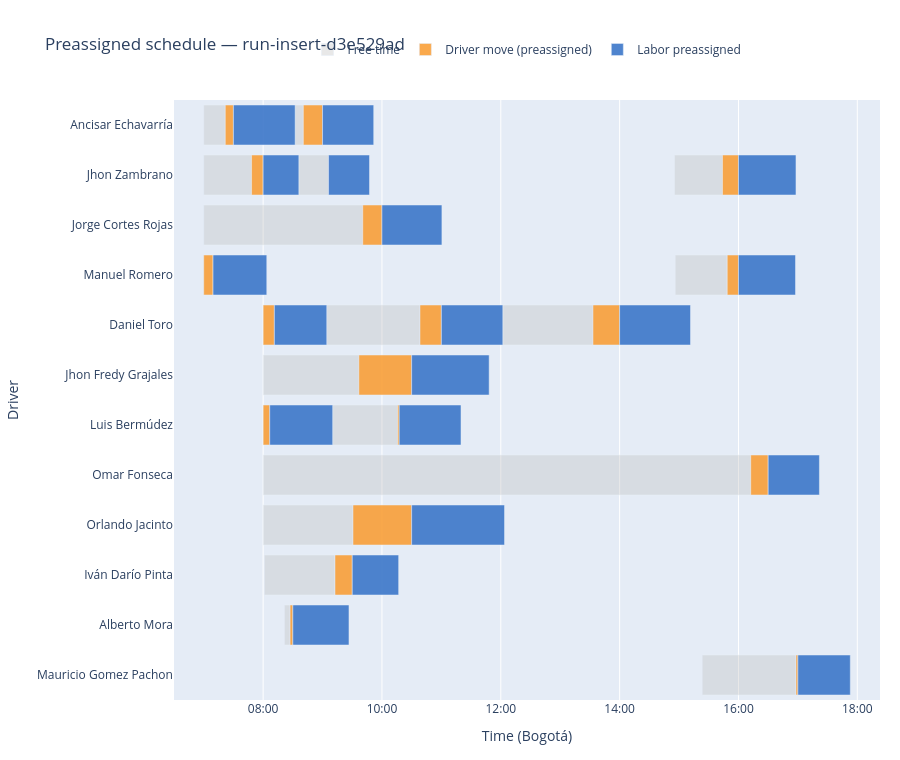

Notebook code cell kept with this figure:
### Code cell
# ── Gantt 1: preassigned schedule only ───────────────────────────────────────
_moves_pre = moves[moves["origin"] == "preassigned"]
build_insert_gantt(_moves_pre, label=f"Preassigned schedule — {RESULTS_DIR.name}").show()

### Figure 1 — Plotly figure (JSON) as saved in the notebook; plotly's stock layout.template omitted (floating-point values rounded to 4 significant figures)
{"data": [{"base": ["2026-02-18T07:00:00", "2026-02-18T07:00:00", "2026-02-18T08:21:27.291675", "2026-02-18T08:32:20.299814", "2026-02-18T08:01:12.275554", "2026-02-18T08:36:04.359880", "2026-02-18T07:00:00", "2026-02-18T08:00:00", "2026-02-18T08:00:00", "2026-02-18T09:04:15.719460", "2026-02-18T09:10:14.355979", "2026-02-18T12:02:02.214605", "2026-02-18T14:55:24.523608", "2026-02-18T14:56:07.334379", "2026-02-18T08:00:00", "2026-02-18T15:23:21.881054"], "hoverinfo": "text", "hovertext": ["<b>Free time</b><br>Driver: Ancisar Echavarría<br>Labor: 513298<br>Service: 409227<br>Start: 07:00<br>End:   07:21<br>Duration: 21.8 min", "<b>Free time</b><br>Driver: Jhon Zambrano<br>Labor: 513162<br>Service: 409099<br>Start: 07:00<br>End:   07:48<br>Duration: 48.3 min", "<b>Free time</b><br>Driver: Alberto Mora<br>Labor: 513445<br>Service: 409369<br>Start: 08:21<br>End:   08:27<br>Duration: 5.8 min", "<b>Free time</b><br>Driver: Ancisar Echavarría<br>Labor: 513933<br>Service: 409834<br>Start: 08:32<br>End:   08:40<br>Duration: 8.3 min", "<b>Free time</b><br>Driver: Iván Darío Pinta<br>Labor: 512891<br>Service: 408842<br>Start: 08:01<br>End:   09:12<br>Duration: 71.4 min", "<b>Free time</b><br>Driver: Jhon Zambrano<br>Labor: 513164<br>Service: 409099<br>Start: 08:36<br>End:   09:06<br>Duration: 30.0 min", "<b>Free time</b><br>Driver: Jorge Cortes Rojas<br>Labor: 514272<br>Service: 410153<br>Start: 07:00<br>End:   09:40<br>Duration: 160.6 min", "<b>Free time</b><br>Driver: Jhon Fredy Grajales<br>Labor: 513985<br>Service: 409882<br>Start: 08:00<br>End:   09:36<br>Duration: 96.7 min", "<b>Free time</b><br>Driver: Orlando Jacinto<br>Labor: 514235<br>Service: 410116<br>Start: 08:00<br>End:   09:30<br>Duration: 90.7 min", "<b>Free time</b><br>Driver: Daniel Toro<br>Labor: 514116<br>Service: 410003<br>Start: 09:04<br>End:   10:38<br>Duration: 94.1 min", "<b>Free time</b><br>Driver: Luis Bermúdez<br>Labor: 513178<br>Service: 409099<br>Start: 09:10<br>End:   10:15<br>Duration: 65.6 min", "<b>Free time</b><br>Driver: Daniel Toro<br>Labor: 513814<br>Service: 409723<br>Start: 12:02<br>End:   13:33<br>Duration: 91.0 min", "<b>Free time</b><br>Driver: Jhon Zambrano<br>Labor: 514217<br>Service: 410098<br>Start: 14:55<br>End:   15:43<br>Duration: 48.4 min", "<b>Free time</b><br>Driver: Manuel Romero<br>Labor: 514123<br>Service: 410010<br>Start: 14:56<br>End:   15:48<br>Duration: 52.5 min", "<b>Free time</b><br>Driver: Omar Fonseca<br>Labor: 513523<br>Service: 409443<br>Start: 08:00<br>End:   16:12<br>Duration: 492.4 min", "<b>Free time</b><br>Driver: Mauricio Gomez Pachon<br>Labor: 513364<br>Service: 409292<br>Start: 15:23<br>End:   16:58<br>Duration: 94.7 min"], "legendgroup": "FREE_TIME", "marker": {"color": "rgba(190, 190, 190, 0.35)"}, "name": "Free time", "orientation": "h", "showlegend": true, "type": "bar", "x": [1307000.0, 2900000.0, 345500.0, 496300.0, 4281000.0, 1800000, 9636000.0, 5801000.0, 5445000.0, 5647000.0, 3935000.0, 5462000.0, 2907000.0, 3151000.0, 29540000.0, 5683000.0], "y": ["Ancisar Echavarría", "Jhon Zambrano", "Alberto Mora", "Ancisar Echavarría", "Iván Darío Pinta", "Jhon Zambrano", "Jorge Cortes Rojas", "Jhon Fredy Grajales", "Orlando Jacinto", "Daniel Toro", "Luis Bermúdez", "Daniel Toro", "Jhon Zambrano", "Manuel Romero", "Omar Fonseca", "Mauricio Gomez Pachon"]}, {"base": ["2026-02-18T07:00:00", "2026-02-18T07:21:46.784586", "2026-02-18T08:00:00", "2026-02-18T07:48:19.917985", "2026-02-18T08:00:00", "2026-02-18T08:27:12.793366", "2026-02-18T08:40:36.641108", "2026-02-18T09:12:33.727067", "2026-02-18T09:40:36.034189", "2026-02-18T09:36:40.917687", "2026-02-18T09:30:44.823761", "2026-02-18T10:38:22.928494", "2026-02-18T10:15:49.109986", "2026-02-18T13:33:04.186323", "2026-02-18T15:43:51.129056", "2026-02-18T15:48:37.949801", "2026-02-18T16:12:22.735068", "2026-02-18T16:58:04.997335"], "hoverinfo": "text", "hovertext": ["<b>Driver move (preassigned)</b><br>Driver: Manuel Romero<br>Labor: 513318<br>Service: 409246<br>Start: 07:00<br>End:   07:09<br>Duration: 9.4 min<br>Distance: 3.13 km", "<b>Driver move (preassigned)</b><br>Driver: Ancisar Echavarría<br>Labor: 513298<br>Service: 409227<br>Start: 07:21<br>End:   07:30<br>Duration: 8.2 min<br>Distance: 2.74 km", "<b>Driver move (preassigned)</b><br>Driver: Daniel Toro<br>Labor: 513357<br>Service: 409285<br>Start: 08:00<br>End:   08:11<br>Duration: 11.4 min<br>Distance: 3.78 km", "<b>Driver move (preassigned)</b><br>Driver: Jhon Zambrano<br>Labor: 513162<br>Service: 409099<br>Start: 07:48<br>End:   08:00<br>Duration: 11.7 min<br>Distance: 3.89 km", "<b>Driver move (preassigned)</b><br>Driver: Luis Bermúdez<br>Labor: 513871<br>Service: 409778<br>Start: 08:00<br>End:   08:06<br>Duration: 6.7 min<br>Distance: 2.23 km", "<b>Driver move (preassigned)</b><br>Driver: Alberto Mora<br>Labor: 513445<br>Service: 409369<br>Start: 08:27<br>End:   08:30<br>Duration: 2.8 min<br>Distance: 0.93 km", "<b>Driver move (preassigned)</b><br>Driver: Ancisar Echavarría<br>Labor: 513933<br>Service: 409834<br>Start: 08:40<br>End:   09:00<br>Duration: 19.4 min<br>Distance: 6.46 km", "<b>Driver move (preassigned)</b><br>Driver: Iván Darío Pinta<br>Labor: 512891<br>Service: 408842<br>Start: 09:12<br>End:   09:30<br>Duration: 17.4 min<br>Distance: 5.81 km", "<b>Driver move (preassigned)</b><br>Driver: Jorge Cortes Rojas<br>Labor: 514272<br>Service: 410153<br>Start: 09:40<br>End:   10:00<br>Duration: 19.4 min<br>Distance: 6.47 km", "<b>Driver move (preassigned)</b><br>Driver: Jhon Fredy Grajales<br>Labor: 513985<br>Service: 409882<br>Start: 09:36<br>End:   10:30<br>Duration: 53.3 min<br>Distance: 17.77 km", "<b>Driver move (preassigned)</b><br>Driver: Orlando Jacinto<br>Labor: 514235<br>Service: 410116<br>Start: 09:30<br>End:   10:30<br>Duration: 59.3 min<br>Distance: 19.75 km", "<b>Driver move (preassigned)</b><br>Driver: Daniel Toro<br>Labor: 514116<br>Service: 410003<br>Start: 10:38<br>End:   11:00<br>Duration: 21.6 min<br>Distance: 7.21 km", "<b>Driver move (preassigned)</b><br>Driver: Luis Bermúdez<br>Labor: 513178<br>Service: 409099<br>Start: 10:15<br>End:   10:17<br>Duration: 1.6 min<br>Distance: 0.53 km", "<b>Driver move (preassigned)</b><br>Driver: Daniel Toro<br>Labor: 513814<br>Service: 409723<br>Start: 13:33<br>End:   14:00<br>Duration: 26.9 min<br>Distance: 8.98 km", "<b>Driver move (preassigned)</b><br>Driver: Jhon Zambrano<br>Labor: 514217<br>Service: 410098<br>Start: 15:43<br>End:   16:00<br>Duration: 16.1 min<br>Distance: 5.38 km", "<b>Driver move (preassigned)</b><br>Driver: Manuel Romero<br>Labor: 514123<br>Service: 410010<br>Start: 15:48<br>End:   16:00<br>Duration: 11.4 min<br>Distance: 3.79 km", "<b>Driver move (preassigned)</b><br>Driver: Omar Fonseca<br>Labor: 513523<br>Service: 409443<br>Start: 16:12<br>End:   16:30<br>Duration: 17.6 min<br>Distance: 5.87 km", "<b>Driver move (preassigned)</b><br>Driver: Mauricio Gomez Pachon<br>Labor: 513364<br>Service: 409292<br>Start: 16:58<br>End:   17:00<br>Duration: 1.9 min<br>Distance: 0.64 km"], "legendgroup": "preassigned_move", "marker": {"color": "rgba(250, 155,  45, 0.85)"}, "name": "Driver move (preassigned)", "orientation": "h", "showlegend": true, "type": "bar", "x": [563900.0, 493200.0, 681100.0, 700100.0, 401500.0, 167200.0, 1163000.0, 1046000.0, 1164000.0, 3199000.0, 3555000.0, 1297000.0, 96190.0, 1616000.0, 968900.0, 682100.0, 1057000.0, 115000.0], "y": ["Manuel Romero", "Ancisar Echavarría", "Daniel Toro", "Jhon Zambrano", "Luis Bermúdez", "Alberto Mora", "Ancisar Echavarría", "Iván Darío Pinta", "Jorge Cortes Rojas", "Jhon Fredy Grajales", "Orlando Jacinto", "Daniel Toro", "Luis Bermúdez", "Daniel Toro", "Jhon Zambrano", "Manuel Romero", "Omar Fonseca", "Mauricio Gomez Pachon"]}, {"base": ["2026-02-18T07:09:23.924691", "2026-02-18T07:30:00", "2026-02-18T08:11:21.050463", "2026-02-18T08:00:00", "2026-02-18T08:06:41.512807", "2026-02-18T08:30:00", "2026-02-18T09:00:00", "2026-02-18T09:30:00", "2026-02-18T09:06:04.359880", "2026-02-18T10:00:00", "2026-02-18T10:30:00", "2026-02-18T10:30:00", "2026-02-18T11:00:00", "2026-02-18T10:17:25.296503", "2026-02-18T14:00:00", "2026-02-18T16:00:00", "2026-02-18T16:00:00", "2026-02-18T16:30:00", "2026-02-18T17:00:00"], "hoverinfo": "text", "hovertext": ["<b>Labor preassigned</b><br>Driver: Manuel Romero<br>Labor: 513318<br>Service: 409246<br>Start: 07:09<br>End:   08:03<br>Duration: 54.3 min<br>Distance: 4.95 km", "<b>Labor preassigned</b><br>Driver: Ancisar Echavarría<br>Labor: 513298<br>Service: 409227<br>Start: 07:30<br>End:   08:32<br>Duration: 62.3 min<br>Distance: 9.25 km", "<b>Labor preassigned</b><br>Driver: Daniel Toro<br>Labor: 513357<br>Service: 409285<br>Start: 08:11<br>End:   09:04<br>Duration: 52.9 min<br>Distance: 4.22 km", "<b>Labor preassigned</b><br>Driver: Jhon Zambrano<br>Labor: 513162<br>Service: 409099<br>Start: 08:00<br>End:   08:36<br>Duration: 36.1 min<br>Distance: 3.24 km", "<b>Labor preassigned</b><br>Driver: Luis Bermúdez<br>Labor: 513871<br>Service: 409778<br>Start: 08:06<br>End:   09:10<br>Duration: 63.5 min<br>Distance: 9.89 km", "<b>Labor preassigned</b><br>Driver: Alberto Mora<br>Labor: 513445<br>Service: 409369<br>Start: 08:30<br>End:   09:26<br>Duration: 56.7 min<br>Distance: 6.24 km", "<b>Labor preassigned</b><br>Driver: Ancisar Echavarría<br>Labor: 513933<br>Service: 409834<br>Start: 09:00<br>End:   09:51<br>Duration: 51.7 min<br>Distance: 3.55 km", "<b>Labor preassigned</b><br>Driver: Iván Darío Pinta<br>Labor: 512891<br>Service: 408842<br>Start: 09:30<br>End:   10:16<br>Duration: 46.8 min<br>Distance: 0.99 km", "<b>Labor preassigned</b><br>Driver: Jhon Zambrano<br>Labor: 513164<br>Service: 409099<br>Start: 09:06<br>End:   09:47<br>Duration: 41.3 min<br>Distance: 6.05 km", "<b>Labor preassigned</b><br>Driver: Jorge Cortes Rojas<br>Labor: 514272<br>Service: 410153<br>Start: 10:00<br>End:   11:00<br>Duration: 60.5 min<br>Distance: 8.28 km", "<b>Labor preassigned</b><br>Driver: Jhon Fredy Grajales<br>Labor: 513985<br>Service: 409882<br>Start: 10:30<br>End:   11:48<br>Duration: 78.2 min<br>Distance: 25.72 km", "<b>Labor preassigned</b><br>Driver: Orlando Jacinto<br>Labor: 514235<br>Service: 410116<br>Start: 10:30<br>End:   12:03<br>Duration: 93.8 min<br>Distance: 26.00 km", "<b>Labor preassigned</b><br>Driver: Daniel Toro<br>Labor: 514116<br>Service: 410003<br>Start: 11:00<br>End:   12:02<br>Duration: 62.0 min<br>Distance: 9.09 km", "<b>Labor preassigned</b><br>Driver: Luis Bermúdez<br>Labor: 513178<br>Service: 409099<br>Start: 10:17<br>End:   11:19<br>Duration: 62.4 min<br>Distance: 9.28 km", "<b>Labor preassigned</b><br>Driver: Daniel Toro<br>Labor: 513814<br>Service: 409723<br>Start: 14:00<br>End:   15:11<br>Duration: 71.6 min<br>Distance: 14.17 km", "<b>Labor preassigned</b><br>Driver: Jhon Zambrano<br>Labor: 514217<br>Service: 410098<br>Start: 16:00<br>End:   16:58<br>Duration: 58.1 min<br>Distance: 6.97 km", "<b>Labor preassigned</b><br>Driver: Manuel Romero<br>Labor: 514123<br>Service: 410010<br>Start: 16:00<br>End:   16:57<br>Duration: 57.6 min<br>Distance: 6.71 km", "<b>Labor preassigned</b><br>Driver: Omar Fonseca<br>Labor: 513523<br>Service: 409443<br>Start: 16:30<br>End:   17:21<br>Duration: 51.7 min<br>Distance: 3.59 km", "<b>Labor preassigned</b><br>Driver: Mauricio Gomez Pachon<br>Labor: 513364<br>Service: 409292<br>Start: 17:00<br>End:   17:52<br>Duration: 52.9 min<br>Distance: 4.22 km"], "legendgroup": "preassigned_labor", "marker": {"color": "rgba( 55, 115, 200, 0.88)"}, "name": "Labor preassigned", "orientation": "h", "showlegend": true, "type": "bar", "x": [3257000.0, 3740000.0, 3175000.0, 2164000.0, 3813000.0, 3402000.0, 3100000.0, 2811000.0, 2481000.0, 3632000.0, 4694000.0, 5625000.0, 3722000.0, 3744000.0, 4294000.0, 3484000.0, 3454000.0, 3104000.0, 3175000.0], "y": ["Manuel Romero", "Ancisar Echavarría", "Daniel Toro", "Jhon Zambrano", "Luis Bermúdez", "Alberto Mora", "Ancisar Echavarría", "Iván Darío Pinta", "Jhon Zambrano", "Jorge Cortes Rojas", "Jhon Fredy Grajales", "Orlando Jacinto", "Daniel Toro", "Luis Bermúdez", "Daniel Toro", "Jhon Zambrano", "Manuel Romero", "Omar Fonseca", "Mauricio Gomez Pachon"]}], "layout": {"barmode": "overlay", "height": 760, "hovermode": "closest", "legend": {"orientation": "h", "x": 0.5, "xanchor": "center", "y": 1.06, "yanchor": "bottom"}, "margin": {"b": 60, "l": 120, "r": 20, "t": 100}, "title": {"text": "Preassigned schedule — run-insert-d3e529ad"}, "xaxis": {"range": ["2026-02-18T06:30:00", "2026-02-18T18:22:54.668997"], "tickformat": "%H:%M", "title": {"text": "Time (Bogotá)"}, "type": "date"}, "yaxis": {"categoryarray": ["Mauricio Gomez Pachon", "Alberto Mora", "Iván Darío Pinta", "Orlando Jacinto", "Omar Fonseca", "Luis Bermúdez", "Jhon Fredy Grajales", "Daniel Toro", "Manuel Romero", "Jorge Cortes Rojas", "Jhon Zambrano", "Ancisar Echavarría"], "categoryorder": "array", "title": {"text": "Driver"}}}}
